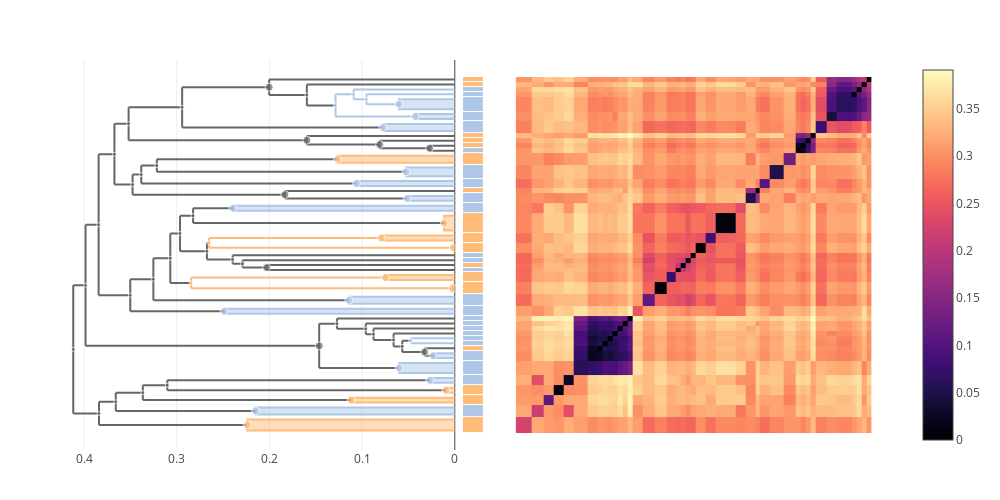

Notebook code for this chart:
### Markdown cell above
### Mixed subtree

### Code cell
let tree1 = trees["all"]
    tree2, id_map = ClusterAnalysis.get_subtree(tree1, subtree_ids[4])
    leaf_map = id_map[1:tree2.tree.n]
    tree2.attrs[:dmat] = tree1.attrs[:dmat][leaf_map, leaf_map]
    plot(multi_clustermap(cdata, tree2))
end

### Figure 1 — Plotly figure (JSON) as saved in the notebook; plotly's stock layout.template omitted (floating-point values rounded to 4 significant figures; data arrays with more than 128 entries replaced by an {"elided": "..."} marker saying what was removed)
{"data": [{"colorscale": {"elided": "256x2 mixed values"}, "type": "heatmap", "x": [0.5, 3.736, 6.15, 8.15, 10.15, 12.15, 15.15, 17.15, 18.15, 19.15, 20.15, 21.15, 22.15, 23.15, 24.15, 26.15, 28.56, 30.98, 32.98, 33.98, 34.98, 35.98, 36.98, 38.98, 40.98, 44.98, 46.98, 48.98, 49.98, 51.98, 54.71, 57.12, 58.12, 59.12, 60.12, 61.12, 63.54, 65.54, 68.54, 69.54, 70.54, 71.54, 72.54], "y": [0.5, 3.736, 6.15, 8.15, 10.15, 12.15, 15.15, 17.15, 18.15, 19.15, 20.15, 21.15, 22.15, 23.15, 24.15, 26.15, 28.56, 30.98, 32.98, 33.98, 34.98, 35.98, 36.98, 38.98, 40.98, 44.98, 46.98, 48.98, 49.98, 51.98, 54.71, 57.12, 58.12, 59.12, 60.12, 61.12, 63.54, 65.54, 68.54, 69.54, 70.54, 71.54, 72.54], "z": {"elided": "42x42 float values"}}, {"fill": "toself", "hoverinfo": "skip", "line": {"color": "#AEC7E8"}, "mode": "lines", "showlegend": false, "type": "scatter", "x": [0, 0.2393, 0.2393, 0], "xaxis": "x2", "y": [45.48, 45.48, 46.48, 46.48], "yaxis": "y"}, {"hoverinfo": "skip", "line": {"color": "#666666"}, "mode": "lines", "showlegend": false, "type": "scatter", "x": [0.203, 0.203, null, 0.203, 0, null, 0.203, 0, null], "xaxis": "x2", "y": [33.48, 34.48, null, 33.48, 33.48, null, 34.48, 34.48, null], "yaxis": "y"}, {"fill": "toself", "hoverinfo": "skip", "line": {"color": "#FFBB78"}, "mode": "lines", "showlegend": false, "type": "scatter", "x": [0, 0.001415, 0.001415, 0], "xaxis": "x2", "y": [37.48, 37.48, 38.48, 38.48], "yaxis": "y"}, {"hoverinfo": "skip", "line": {"color": "#AEC7E8"}, "mode": "lines", "showlegend": false, "type": "scatter", "x": [0.1286, 0.1286, null, 0.1286, 0.04261, null, 0.1286, 0.1091, null], "xaxis": "x2", "y": [64.54, 69.04, null, 64.54, 64.54, null, 69.04, 69.04, null], "yaxis": "y"}, {"hoverinfo": "skip", "line": {"color": "#666666"}, "mode": "lines", "showlegend": false, "type": "scatter", "x": [0.1834, 0.1834, null, 0.1834, 0.05135, null, 0.1834, 0, null], "xaxis": "x2", "y": [47.98, 49.48, null, 47.98, 47.98, null, 49.48, 49.48, null], "yaxis": "y"}, {"hoverinfo": "skip", "line": {"color": "#666666"}, "mode": "lines", "showlegend": false, "type": "scatter", "x": [0.2674, 0.2674, null, 0.2674, 0.2396, null, 0.2674, 0.2652, null], "xaxis": "x2", "y": [35.6, 38.98, null, 35.6, 35.6, null, 38.98, 38.98, null], "yaxis": "y"}, {"hoverinfo": "skip", "line": {"color": "#666666"}, "mode": "lines", "showlegend": false, "type": "scatter", "x": [0.3215, 0.3215, null, 0.3215, 0.05265, null, 0.3215, 0.1265, null], "xaxis": "x2", "y": [53.34, 55.92, null, 53.34, 53.34, null, 55.92, 55.92, null], "yaxis": "y"}, {"hoverinfo": "skip", "line": {"color": "#666666"}, "mode": "lines", "showlegend": false, "type": "scatter", "x": [0.3477, 0.3477, null, 0.3477, 0.1834, null, 0.3477, 0.3383, null], "xaxis": "x2", "y": [48.73, 52.81, null, 48.73, 48.73, null, 52.81, 52.81, null], "yaxis": "y"}, {"hoverinfo": "skip", "line": {"color": "#AEC7E8"}, "mode": "lines", "showlegend": false, "type": "scatter", "x": [0.09534, 0.09534, null, 0.09534, 0.06026, null, 0.09534, 0, null], "xaxis": "x2", "y": [67.04, 69.04, null, 67.04, 67.04, null, 69.04, 69.04, null], "yaxis": "y"}, {"fill": "toself", "hoverinfo": "skip", "line": {"color": "#FFBB78"}, "mode": "lines", "showlegend": false, "type": "scatter", "x": [0, 0.01143, 0.01143, 0], "xaxis": "x2", "y": [41.48, 41.48, 44.48, 44.48], "yaxis": "y"}, {"hoverinfo": "skip", "line": {"color": "#666666"}, "mode": "lines", "showlegend": false, "type": "scatter", "x": [0.4117, 0.4117, null, 0.4117, 0.3839, null, 0.4117, 0.3984, null], "xaxis": "x2", "y": [4.457, 30.39, null, 4.457, 4.457, null, 30.39, 30.39, null], "yaxis": "y"}, {"hoverinfo": "skip", "line": {"color": "#666666"}, "mode": "lines", "showlegend": false, "type": "scatter", "x": [0.1271, 0.1271, null, 0.1271, 0.09604, null, 0.1271, 0, null], "xaxis": "x2", "y": [21.57, 23.65, null, 21.57, 21.57, null, 23.65, 23.65, null], "yaxis": "y"}, {"fill": "toself", "hoverinfo": "skip", "line": {"color": "#FFBB78"}, "mode": "lines", "showlegend": false, "type": "scatter", "x": [0, 0.1265, 0.1265, 0], "xaxis": "x2", "y": [55.21, 55.21, 56.62, 56.62], "yaxis": "y"}, {"hoverinfo": "skip", "line": {"color": "#666666"}, "mode": "lines", "showlegend": false, "type": "scatter", "x": [0.09604, 0.09604, null, 0.09604, 0.08768, null, 0.09604, 0, null], "xaxis": "x2", "y": [20.49, 22.65, null, 20.49, 20.49, null, 22.65, 22.65, null], "yaxis": "y"}, {"hoverinfo": "skip", "line": {"color": "#666666"}, "mode": "lines", "showlegend": false, "type": "scatter", "x": [0.1463, 0.1463, null, 0.1463, 0.05999, null, 0.1463, 0.1271, null], "xaxis": "x2", "y": [13.65, 22.61, null, 13.65, 13.65, null, 22.61, 22.61, null], "yaxis": "y"}, {"fill": "toself", "hoverinfo": "skip", "line": {"color": "#AEC7E8"}, "mode": "lines", "showlegend": false, "type": "scatter", "x": [0, 0.2488, 0.2488, 0], "xaxis": "x2", "y": [24.65, 24.65, 25.65, 25.65], "yaxis": "y"}, {"hoverinfo": "skip", "line": {"color": "#666666"}, "mode": "lines", "showlegend": false, "type": "scatter", "x": [0.066, 0.066, null, 0.066, 0.05668, null, 0.066, 0, null], "xaxis": "x2", "y": [18.03, 20.65, null, 18.03, 18.03, null, 20.65, 20.65, null], "yaxis": "y"}, {"hoverinfo": "skip", "line": {"color": "#666666"}, "mode": "lines", "showlegend": false, "type": "scatter", "x": [0.2941, 0.2941, null, 0.2941, 0.07745, null, 0.2941, 0.2003, null], "xaxis": "x2", "y": [62.33, 70.48, null, 62.33, 62.33, null, 70.48, 70.48, null], "yaxis": "y"}, {"fill": "toself", "hoverinfo": "skip", "line": {"color": "#AEC7E8"}, "mode": "lines", "showlegend": false, "type": "scatter", "x": [0, 0.07745, 0.07745, 0], "xaxis": "x2", "y": [61.62, 61.62, 63.04, 63.04], "yaxis": "y"}, {"hoverinfo": "skip", "line": {"color": "#666666"}, "mode": "lines", "showlegend": false, "type": "scatter", "x": [0.229, 0.229, null, 0.229, 0.203, null, 0.229, 0, null], "xaxis": "x2", "y": [33.98, 35.48, null, 33.98, 33.98, null, 35.48, 35.48, null], "yaxis": "y"}, {"hoverinfo": "skip", "line": {"color": "#FFBB78"}, "mode": "lines", "showlegend": false, "type": "scatter", "x": [0.2652, 0.2652, null, 0.2652, 0.001415, null, 0.2652, 0.07932, null], "xaxis": "x2", "y": [37.98, 39.98, null, 37.98, 37.98, null, 39.98, 39.98, null], "yaxis": "y"}, {"hoverinfo": "skip", "line": {"color": "#666666"}, "mode": "lines", "showlegend": false, "type": "scatter", "x": [0.307, 0.307, null, 0.307, 0.2844, null, 0.307, 0.2964, null], "xaxis": "x2", "y": [30.88, 40.88, null, 30.88, 30.88, null, 40.88, 40.88, null], "yaxis": "y"}, {"hoverinfo": "skip", "line": {"color": "#AEC7E8"}, "mode": "lines", "showlegend": false, "type": "scatter", "x": [0.1091, 0.1091, null, 0.1091, 0.09534, null, 0.1091, 0, null], "xaxis": "x2", "y": [68.04, 70.04, null, 68.04, 68.04, null, 70.04, 70.04, null], "yaxis": "y"}, {"hoverinfo": "skip", "line": {"color": "#666666"}, "mode": "lines", "showlegend": false, "type": "scatter", "x": [0.2964, 0.2964, null, 0.2964, 0.2674, null, 0.2964, 0.2824, null], "xaxis": "x2", "y": [37.29, 44.48, null, 37.29, 37.29, null, 44.48, 44.48, null], "yaxis": "y"}, {"hoverinfo": "skip", "line": {"color": "#666666"}, "mode": "lines", "showlegend": false, "type": "scatter", "x": [0.2824, 0.2824, null, 0.2824, 0.01143, null, 0.2824, 0.2393, null], "xaxis": "x2", "y": [42.98, 45.98, null, 42.98, 42.98, null, 45.98, 45.98, null], "yaxis": "y"}, {"fill": "toself", "hoverinfo": "skip", "line": {"color": "#FFBB78"}, "mode": "lines", "showlegend": false, "type": "scatter", "x": [0, 0.002475, 0.002475, 0], "xaxis": "x2", "y": [29.06, 29.06, 30.48, 30.48], "yaxis": "y"}, {"hoverinfo": "skip", "line": {"color": "#666666"}, "mode": "lines", "showlegend": false, "type": "scatter", "x": [0.2003, 0.2003, null, 0.2003, 0.1596, null, 0.2003, 0, null], "xaxis": "x2", "y": [68.91, 72.04, null, 68.91, 68.91, null, 72.04, 72.04, null], "yaxis": "y"}, {"fill": "toself", "hoverinfo": "skip", "line": {"color": "#AEC7E8"}, "mode": "lines", "showlegend": false, "type": "scatter", "x": [0, 0.02335, 0.02335, 0], "xaxis": "x2", "y": [15.65, 15.65, 16.65, 16.65], "yaxis": "y"}, {"hoverinfo": "skip", "line": {"color": "#FFBB78"}, "mode": "lines", "showlegend": false, "type": "scatter", "x": [0.2844, 0.2844, null, 0.2844, 0.002475, null, 0.2844, 0.07489, null], "xaxis": "x2", "y": [29.77, 31.98, null, 29.77, 29.77, null, 31.98, 31.98, null], "yaxis": "y"}, {"fill": "toself", "hoverinfo": "skip", "line": {"color": "#FFBB78"}, "mode": "lines", "showlegend": false, "type": "scatter", "x": [0, 0.07932, 0.07932, 0], "xaxis": "x2", "y": [39.48, 39.48, 40.48, 40.48], "yaxis": "y"}, {"hoverinfo": "skip", "line": {"color": "#666666"}, "mode": "lines", "showlegend": false, "type": "scatter", "x": [0.3984, 0.3984, null, 0.3984, 0.1463, null, 0.3984, 0.3843, null], "xaxis": "x2", "y": [18.13, 42.65, null, 18.13, 18.13, null, 42.65, 42.65, null], "yaxis": "y"}, {"hoverinfo": "skip", "line": {"color": "#666666"}, "mode": "lines", "showlegend": false, "type": "scatter", "x": [0.05668, 0.05668, null, 0.05668, 0.03261, null, 0.05668, 0.04751, null], "xaxis": "x2", "y": [16.9, 19.15, null, 16.9, 16.9, null, 19.15, 19.15, null], "yaxis": "y"}, {"fill": "toself", "hoverinfo": "skip", "line": {"color": "#FFBB78"}, "mode": "lines", "showlegend": false, "type": "scatter", "x": [0, 0.1119, 0.1119, 0], "xaxis": "x2", "y": [6.65, 6.65, 7.65, 7.65], "yaxis": "y"}, {"fill": "toself", "hoverinfo": "skip", "line": {"color": "#AEC7E8"}, "mode": "lines", "showlegend": false, "type": "scatter", "x": [0, 0.04261, 0.04261, 0], "xaxis": "x2", "y": [64.04, 64.04, 65.04, 65.04], "yaxis": "y"}, {"hoverinfo": "skip", "line": {"color": "#666666"}, "mode": "lines", "showlegend": false, "type": "scatter", "x": [0.3839, 0.3839, null, 0.3839, 0.2239, null, 0.3839, 0.3657, null], "xaxis": "x2", "y": [2.118, 6.797, null, 2.118, 2.118, null, 6.797, 6.797, null], "yaxis": "y"}, {"hoverinfo": "skip", "line": {"color": "#666666"}, "mode": "lines", "showlegend": false, "type": "scatter", "x": [0.2396, 0.2396, null, 0.2396, 0.229, null, 0.2396, 0, null], "xaxis": "x2", "y": [34.73, 36.48, null, 34.73, 34.73, null, 36.48, 36.48, null], "yaxis": "y"}, {"fill": "toself", "hoverinfo": "skip", "line": {"color": "#AEC7E8"}, "mode": "lines", "showlegend": false, "type": "scatter", "x": [0, 0.02702, 0.02702, 0], "xaxis": "x2", "y": [10.65, 10.65, 11.65, 11.65], "yaxis": "y"}, {"fill": "toself", "hoverinfo": "skip", "line": {"color": "#FFBB78"}, "mode": "lines", "showlegend": false, "type": "scatter", "x": [0, 0.00951, 0.00951, 0], "xaxis": "x2", "y": [8.65, 8.65, 9.65, 9.65], "yaxis": "y"}, {"hoverinfo": "skip", "line": {"color": "#666666"}, "mode": "lines", "showlegend": false, "type": "scatter", "x": [0.3383, 0.3383, null, 0.3383, 0.106, null, 0.3383, 0.3215, null], "xaxis": "x2", "y": [50.98, 54.63, null, 50.98, 50.98, null, 54.63, 54.63, null], "yaxis": "y"}, {"fill": "toself", "hoverinfo": "skip", "line": {"color": "#AEC7E8"}, "mode": "lines", "showlegend": false, "type": "scatter", "x": [0, 0.05135, 0.05135, 0], "xaxis": "x2", "y": [47.48, 47.48, 48.48, 48.48], "yaxis": "y"}, {"hoverinfo": "skip", "line": {"color": "#AEC7E8"}, "mode": "lines", "showlegend": false, "type": "scatter", "x": [0.04751, 0.04751, null, 0.04751, 0, null, 0.04751, 0, null], "xaxis": "x2", "y": [18.65, 19.65, null, 18.65, 18.65, null, 19.65, 19.65, null], "yaxis": "y"}, {"hoverinfo": "skip", "line": {"color": "#666666"}, "mode": "lines", "showlegend": false, "type": "scatter", "x": [0.3501, 0.3501, null, 0.3501, 0.2488, null, 0.3501, 0.3252, null], "xaxis": "x2", "y": [25.15, 31.62, null, 25.15, 25.15, null, 31.62, 31.62, null], "yaxis": "y"}, {"fill": "toself", "hoverinfo": "skip", "line": {"color": "#AEC7E8"}, "mode": "lines", "showlegend": false, "type": "scatter", "x": [0, 0.106, 0.106, 0], "xaxis": "x2", "y": [50.48, 50.48, 51.48, 51.48], "yaxis": "y"}, {"hoverinfo": "skip", "line": {"color": "#666666"}, "mode": "lines", "showlegend": false, "type": "scatter", "x": [0.08768, 0.08768, null, 0.08768, 0.066, null, 0.08768, 0, null], "xaxis": "x2", "y": [19.34, 21.65, null, 19.34, 19.34, null, 21.65, 21.65, null], "yaxis": "y"}, {"hoverinfo": "skip", "line": {"color": "#666666"}, "mode": "lines", "showlegend": false, "type": "scatter", "x": [0.3366, 0.3366, null, 0.3366, 0.1119, null, 0.3366, 0.3102, null], "xaxis": "x2", "y": [7.15, 10.15, null, 7.15, 7.15, null, 10.15, 10.15, null], "yaxis": "y"}, {"fill": "toself", "hoverinfo": "skip", "line": {"color": "#AEC7E8"}, "mode": "lines", "showlegend": false, "type": "scatter", "x": [0, 0.2151, 0.2151, 0], "xaxis": "x2", "y": [4.236, 4.236, 5.65, 5.65], "yaxis": "y"}, {"hoverinfo": "skip", "line": {"color": "#666666"}, "mode": "lines", "showlegend": false, "type": "scatter", "x": [0.3252, 0.3252, null, 0.3252, 0.1142, null, 0.3252, 0.307, null], "xaxis": "x2", "y": [27.36, 35.88, null, 27.36, 27.36, null, 35.88, 35.88, null], "yaxis": "y"}, {"fill": "toself", "hoverinfo": "skip", "line": {"color": "#AEC7E8"}, "mode": "lines", "showlegend": false, "type": "scatter", "x": [0, 0.05999, 0.05999, 0], "xaxis": "x2", "y": [12.65, 12.65, 14.65, 14.65], "yaxis": "y"}, {"hoverinfo": "skip", "line": {"color": "#666666"}, "mode": "lines", "showlegend": false, "type": "scatter", "x": [0.1596, 0.1596, null, 0.1596, 0.1286, null, 0.1596, 0, null], "xaxis": "x2", "y": [66.79, 71.04, null, 66.79, 66.79, null, 71.04, 71.04, null], "yaxis": "y"}, {"fill": "toself", "hoverinfo": "skip", "line": {"color": "#AEC7E8"}, "mode": "lines", "showlegend": false, "type": "scatter", "x": [0, 0.06026, 0.06026, 0], "xaxis": "x2", "y": [66.04, 66.04, 68.04, 68.04], "yaxis": "y"}, {"hoverinfo": "skip", "line": {"color": "#666666"}, "mode": "lines", "showlegend": false, "type": "scatter", "x": [0.3102, 0.3102, null, 0.3102, 0.00951, null, 0.3102, 0.02702, null], "xaxis": "x2", "y": [9.15, 11.15, null, 9.15, 9.15, null, 11.15, 11.15, null], "yaxis": "y"}, {"hoverinfo": "skip", "line": {"color": "#666666"}, "mode": "lines", "showlegend": false, "type": "scatter", "x": [0.3519, 0.3519, null, 0.3519, 0.1596, null, 0.3519, 0.2941, null], "xaxis": "x2", "y": [59.75, 66.4, null, 59.75, 59.75, null, 66.4, 66.4, null], "yaxis": "y"}, {"hoverinfo": "skip", "line": {"color": "#666666"}, "mode": "lines", "showlegend": false, "type": "scatter", "x": [0.1596, 0.1596, null, 0.1596, 0.08111, null, 0.1596, 0, null], "xaxis": "x2", "y": [58.87, 60.62, null, 58.87, 58.87, null, 60.62, 60.62, null], "yaxis": "y"}, {"fill": "toself", "hoverinfo": "skip", "line": {"color": "#FFBB78"}, "mode": "lines", "showlegend": false, "type": "scatter", "x": [0, 0.07489, 0.07489, 0], "xaxis": "x2", "y": [31.48, 31.48, 32.48, 32.48], "yaxis": "y"}, {"hoverinfo": "skip", "line": {"color": "#666666"}, "mode": "lines", "showlegend": false, "type": "scatter", "x": [0.3843, 0.3843, null, 0.3843, 0.3501, null, 0.3843, 0.3672, null], "xaxis": "x2", "y": [28.38, 56.92, null, 28.38, 28.38, null, 56.92, 56.92, null], "yaxis": "y"}, {"fill": "toself", "hoverinfo": "skip", "line": {"color": "#FFBB78"}, "mode": "lines", "showlegend": false, "type": "scatter", "x": [0, 0.2239, 0.2239, 0], "xaxis": "x2", "y": [1, 1, 3.236, 3.236], "yaxis": "y"}, {"fill": "toself", "hoverinfo": "skip", "line": {"color": "#AEC7E8"}, "mode": "lines", "showlegend": false, "type": "scatter", "x": [0, 0.05265, 0.05265, 0], "xaxis": "x2", "y": [52.48, 52.48, 54.21, 54.21], "yaxis": "y"}, {"hoverinfo": "skip", "line": {"color": "#666666"}, "mode": "lines", "showlegend": false, "type": "scatter", "x": [0.03261, 0.03261, null, 0.03261, 0.02335, null, 0.03261, 0, null], "xaxis": "x2", "y": [16.15, 17.65, null, 16.15, 16.15, null, 17.65, 17.65, null], "yaxis": "y"}, {"fill": "toself", "hoverinfo": "skip", "line": {"color": "#AEC7E8"}, "mode": "lines", "showlegend": false, "type": "scatter", "x": [0, 0.1142, 0.1142, 0], "xaxis": "x2", "y": [26.65, 26.65, 28.06, 28.06], "yaxis": "y"}, {"hoverinfo": "skip", "line": {"color": "#666666"}, "mode": "lines", "showlegend": false, "type": "scatter", "x": [0.3672, 0.3672, null, 0.3672, 0.3477, null, 0.3672, 0.3519, null], "xaxis": "x2", "y": [50.77, 63.08, null, 50.77, 50.77, null, 63.08, 63.08, null], "yaxis": "y"}, {"hoverinfo": "skip", "line": {"color": "#666666"}, "mode": "lines", "showlegend": false, "type": "scatter", "x": [0.08111, 0.08111, null, 0.08111, 0.02716, null, 0.08111, 0, null], "xaxis": "x2", "y": [58.12, 59.62, null, 58.12, 58.12, null, 59.62, 59.62, null], "yaxis": "y"}, {"hoverinfo": "skip", "line": {"color": "#666666"}, "mode": "lines", "showlegend": false, "type": "scatter", "x": [0.3657, 0.3657, null, 0.3657, 0.2151, null, 0.3657, 0.3366, null], "xaxis": "x2", "y": [4.943, 8.65, null, 4.943, 4.943, null, 8.65, 8.65, null], "yaxis": "y"}, {"hoverinfo": "skip", "line": {"color": "#666666"}, "mode": "lines", "showlegend": false, "type": "scatter", "x": [0.02716, 0.02716, null, 0.02716, 0, null, 0.02716, 0, null], "xaxis": "x2", "y": [57.62, 58.62, null, 57.62, 57.62, null, 58.62, 58.62, null], "yaxis": "y"}, {"customdata": {"elided": "63x3 mixed values"}, "hovertemplate": "ID: %{customdata[0]}<br>\nHeight: %{x:.3f}<br>\nGenome count: %{customdata[1]}\n<br>\n%{customdata[2]}\n<extra></extra>", "marker": {"color": ["#AEC7E8", "#666666", "#FFBB78", "#AEC7E8", "#666666", "#666666", "#666666", "#666666", "#AEC7E8", "#FFBB78", "#666666", "#666666", "#FFBB78", "#666666", "#666666", "#AEC7E8", "#666666", "#666666", "#AEC7E8", "#666666", "#FFBB78", "#666666", "#AEC7E8", "#666666", "#666666", "#FFBB78", "#666666", "#AEC7E8", "#FFBB78", "#FFBB78", "#666666", "#666666", "#FFBB78", "#AEC7E8", "#666666", "#666666", "#AEC7E8", "#FFBB78", "#666666", "#AEC7E8", "#AEC7E8", "#666666", "#AEC7E8", "#666666", "#666666", "#AEC7E8", "#666666", "#AEC7E8", "#666666", "#AEC7E8", "#666666", "#666666", "#666666", "#FFBB78", "#666666", "#FFBB78", "#AEC7E8", "#666666", "#AEC7E8", "#666666", "#666666", "#666666", "#666666"], "size": [8, 8, 8, 4, 8, 4, 4, 4, 4, 8, 4, 4, 8, 4, 8, 8, 4, 4, 8, 4, 4, 4, 4, 4, 4, 8, 8, 8, 4, 8, 4, 4, 8, 8, 4, 4, 8, 8, 4, 8, 4, 4, 8, 4, 4, 8, 4, 8, 4, 8, 4, 4, 8, 8, 4, 8, 8, 8, 8, 4, 8, 4, 8]}, "mode": "markers", "showlegend": false, "type": "scatter", "x": [0.2393, 0.203, 0.001415, 0.1286, 0.1834, 0.2674, 0.3215, 0.3477, 0.09534, 0.01143, 0.4117, 0.1271, 0.1265, 0.09604, 0.1463, 0.2488, 0.066, 0.2941, 0.07745, 0.229, 0.2652, 0.307, 0.1091, 0.2964, 0.2824, 0.002475, 0.2003, 0.02335, 0.2844, 0.07932, 0.3984, 0.05668, 0.1119, 0.04261, 0.3839, 0.2396, 0.02702, 0.00951, 0.3383, 0.05135, 0.04751, 0.3501, 0.106, 0.08768, 0.3366, 0.2151, 0.3252, 0.05999, 0.1596, 0.06026, 0.3102, 0.3519, 0.1596, 0.07489, 0.3843, 0.2239, 0.05265, 0.03261, 0.1142, 0.3672, 0.08111, 0.3657, 0.02716], "xaxis": "x2", "y": [45.98, 33.98, 37.98, 66.79, 48.73, 37.29, 54.63, 50.77, 68.04, 42.98, 17.42, 22.61, 55.92, 21.57, 18.13, 25.15, 19.34, 66.4, 62.33, 34.73, 38.98, 35.88, 69.04, 40.88, 44.48, 29.77, 70.48, 16.15, 30.88, 39.98, 30.39, 18.03, 7.15, 64.54, 4.457, 35.6, 11.15, 9.15, 52.81, 47.98, 19.15, 28.38, 50.98, 20.49, 8.65, 4.943, 31.62, 13.65, 68.91, 67.04, 10.15, 63.08, 59.75, 31.98, 42.65, 2.118, 53.34, 16.9, 27.36, 56.92, 58.87, 6.797, 58.12], "yaxis": "y"}, {"colorscale": [[0, "#666666"], [0.1, "#AEC7E8"], [0.2, "#FFBB78"], [0.3, "#98DF8A"], [0.4, "#FF9896"], [0.5, "#C5B0D5"], [0.6, "#C49C94"], [0.7, "#F7B6D2"], [0.8, "#C7C7C7"], [0.9, "#DBDB8D"], [1, "#9EDAE5"]], "customdata": [[["ID 92", "hormaechei"]], [["ID 98", "cloacae"]], [["ID 101", "hormaechei"]], [["ID 103", "hormaechei"]], [["ID 104", "cloacae"]], [["ID 107", "cloacae"]], [["ID 117", "cloacae"]], [["Genome 25", "hormaechei"]], [["Genome 28", "cloacae"]], [["Genome 29", "cloacae"]], [["Genome 24", "cloacae"]], [["Genome 23", "cloacae"]], [["Genome 22", "cloacae"]], [["Genome 21", "cloacae"]], [["ID 121", "cloacae"]], [["ID 123", "cloacae"]], [["ID 127", "hormaechei"]], [["ID 129", "hormaechei"]], [["Genome 42", "cloacae"]], [["Genome 43", "hormaechei"]], [["Genome 41", "cloacae"]], [["Genome 40", "cloacae"]], [["ID 136", "hormaechei"]], [["ID 137", "hormaechei"]], [["ID 139", "hormaechei"]], [["ID 148", "cloacae"]], [["ID 152", "cloacae"]], [["Genome 60", "hormaechei"]], [["ID 154", "cloacae"]], [["ID 156", "cloacae"]], [["ID 159", "hormaechei"]], [["Genome 74", "cloacae"]], [["Genome 75", "hormaechei"]], [["Genome 73", "hormaechei"]], [["Genome 72", "hormaechei"]], [["ID 166", "cloacae"]], [["ID 171", "cloacae"]], [["ID 174", "cloacae"]], [["Genome 84", "cloacae"]], [["Genome 83", "cloacae"]], [["Genome 80", "hormaechei"]], [["Genome 79", "hormaechei"]]], "hovertemplate": "%{customdata[0]} <br>\n%{customdata[1]}\n<extra></extra>\n", "showscale": false, "type": "heatmap", "xaxis": "x3", "y": [0.5, 3.736, 6.15, 8.15, 10.15, 12.15, 15.15, 17.15, 18.15, 19.15, 20.15, 21.15, 22.15, 23.15, 24.15, 26.15, 28.56, 30.98, 32.98, 33.98, 34.98, 35.98, 36.98, 38.98, 40.98, 44.98, 46.98, 48.98, 49.98, 51.98, 54.71, 57.12, 58.12, 59.12, 60.12, 61.12, 63.54, 65.54, 68.54, 69.54, 70.54, 71.54, 72.54], "ygap": 1, "z": [[2], [1], [2], [2], [1], [1], [1], [2], [1], [1], [1], [1], [1], [1], [1], [1], [2], [2], [1], [2], [1], [1], [2], [2], [2], [1], [1], [2], [1], [1], [2], [1], [2], [2], [2], [1], [1], [1], [1], [1], [2], [2]], "zmax": 10, "zmin": 0}], "layout": {"height": 500, "hovermode": "closest", "margin": {"b": 50, "l": 50, "r": 50, "t": 60}, "showlegend": false, "width": 1000, "xaxis": {"constrain": "domain", "domain": [0.5215, 1], "scaleanchor": "y", "visible": false}, "xaxis2": {"autorange": "reversed", "domain": [0, 0.4785], "rangemode": "nonnegative"}, "xaxis3": {"domain": [0.488, 0.512], "fixedrange": true, "visible": false}, "yaxis": {"scaleanchor": "x", "visible": false}}}
